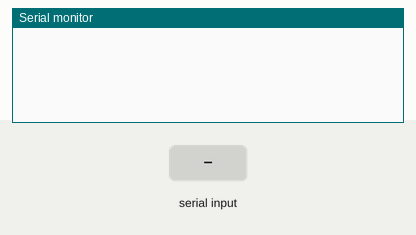
Simulated run of this sketch. Board: Arduino Mega 2560, built with avr-gcc and run on an emulated ATmega2560. Shown: the last lines printed to the serial monitor. The test bench sets the inputs (shaded band).

Above: at 1.2 s.
1.3 s: "1\n" received over Serial
At 2.5 s:
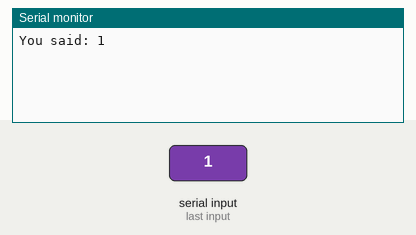
2.8 s: "1\n" received over the second serial link
At 3.8 s:
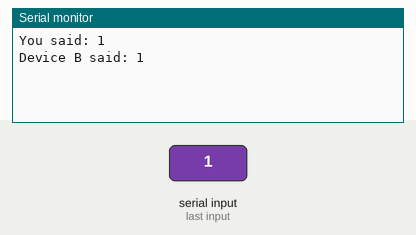
4.3 s: "0\n" received over Serial
At 4.9 s:
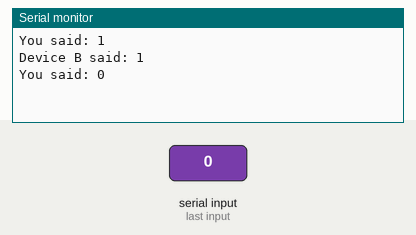
5.8 s: "0\n" received over the second serial link
At 7.2 s:
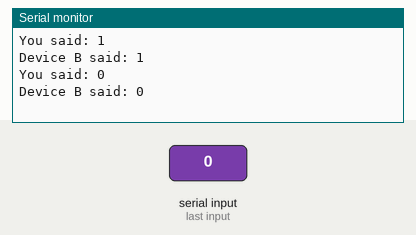

The sketch:

Arduino_mega___.ino
```cpp
/*****
Arduino¼ä´®¿ÚÍ¨ÐÅ
Arduino mega 2560¶Ë³ÌÐò
SerialÓë¼ÆËã»úÍ¨ÐÅ
Serial1ÓëUNO SoftwareSerial(Éè±¸B)Í¨ÐÅ
*****/

#include <SoftwareSerial.h>
String device_A_String = "";
String device_B_String = "";

void setup()
{
	Serial.begin(9600);
	Serial1.begin(9600);
}

void loop()
{
	//¶ÁÈ¡²¢ÏÔÊ¾´Ó¼ÆËã»úÊäÈëµÄÊý¾Ý£¬Í¬Ê±·¢ËÍ¸øUNO(Éè±¸B)
	if (Serial.available() > 0)
	{
		if (Serial.peek() != '\n')
		{
			device_A_String += (char)Serial.read();
		}
		else
		{
			Serial.read();	//¶Á³ö'\n'
			Serial.print("You said: ");
			Serial.println(device_A_String);
			Serial1.println(device_A_String);//½«ÐÅÏ¢·¢ËÍ¸øUNO
			device_A_String = "";
		}
	}

	//¶ÁÈ¡²¢ÏÔÊ¾´ÓUNO(Éè±¸B)´«ÈëµÄÊý¾Ý
	if (Serial1.available() > 0)
	{
		if (Serial1.peek() != '\n')
		{
			device_B_String += (char)Serial1.read();
		}
		else
		{
			Serial1.read();
			Serial.print("Device B said: ");
			Serial.println(device_B_String);
			device_B_String = "";
		}
	}
}
```

Measured:
- after the input at 1.3 s, the serial monitor: prints a new line at once (image 1)
- after the input at 2.8 s, the serial monitor: prints a new line at once (image 2)
- after the input at 4.3 s, the serial monitor: prints a new line at once (image 3)
- after the input at 5.8 s, the serial monitor: prints a new line at once (image 4)
